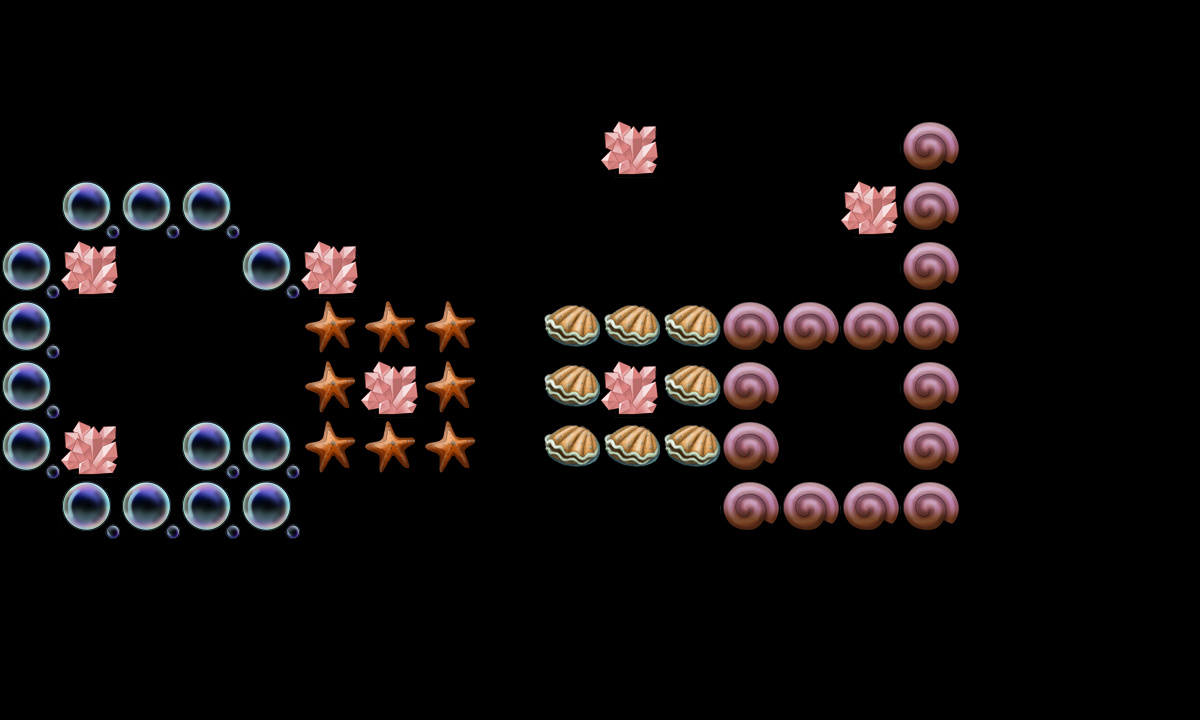

A 2D game scene composited from a Tiled map and its tileset images. What follows is a short description and the map's XML, with each tile layer's data collapsed to a summary:
An orthogonal 20x12 tile map with 60x60 px tiles, 2 tile layers (canDes, cannotDes) and 18 objects (re3, re1, re2, tankpoint, re4, ...).

<map version="1.0" orientation="orthogonal" width="20" height="12" tilewidth="60" tileheight="60">
 <tileset firstgid="1" name="tmw_desert_spacing" tilewidth="60" tileheight="60">
  <image source="tmw_desert_spacing.png" width="480" height="300" />
  <tile id="30">
   <properties>
    <property name="canDes" value="1" />
   </properties>
  </tile>
 </tileset>
 <layer name="canDes" width="20" height="12">
  <data>[240 cells, 45 non-empty, 4 distinct tile ids]</data>
 </layer>
 <layer name="cannotDes" width="20" height="12">
  <data>[240 cells, 7 non-empty, 1 distinct tile ids]</data>
 </layer>
 <objectgroup name="spawnPoints" width="20" height="12">
  <object name="re3" x="138" y="321" width="60" height="60" />
  <object name="re1" x="151" y="90" width="60" height="60" />
  <object name="re2" x="642" y="214" width="60" height="60" />
  <object name="tankpoint" x="422" y="602" width="60" height="60" />
  <object name="re4" x="633" y="509" width="60" height="60" />
  <object name="re5" x="780" y="600" width="60" height="60" />
  <object name="re6" x="334" y="108" width="60" height="60" />
  <object name="re7" x="239" y="599" width="60" height="60" />
  <object name="re8" x="720" y="60" width="60" height="60" />
  <object name="re9" x="452" y="36" width="56" height="55" />
 </objectgroup>
 <objectgroup name="roadPoints" width="20" height="12" visible="0">
  <object name="p3" x="598" y="242" width="60" height="60" />
  <object name="p4" x="602" y="58" width="60" height="60" />
  <object name="p1" x="302" y="240" width="60" height="60" />
  <object name="p2" x="302" y="598" width="60" height="60" />
 </objectgroup>
 <objectgroup name="bossPoint" width="20" height="12" visible="0">
  <object name="boss1" x="240" y="60" width="60" height="60" />
 </objectgroup>
 <objectgroup name="buildingPoint" width="20" height="12">
  <object name="building1" x="782" y="361" width="120" height="120" />
 </objectgroup>
 <objectgroup name="endPoint" width="20" height="12">
  <object name="endpoint" x="502" y="152" width="60" height="60" />
 </objectgroup>
 <objectgroup name="morePoint" width="20" height="12">
  <object name="morepoint" x="660" y="600" width="60" height="60" />
 </objectgroup>
</map>
